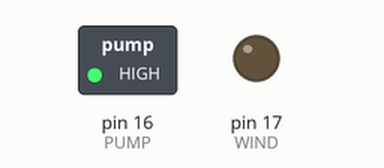
Simulated run of this sketch. Board: Arduino Uno, built with avr-gcc and run on an emulated ATmega328P. Shown: switched loads named in the sketch (green lamp = pin HIGH), output pins drawn as LEDs (lit = HIGH).

Above: at 0.5 s.
At 2.5 s:
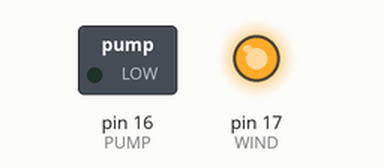
At 3.5 s:
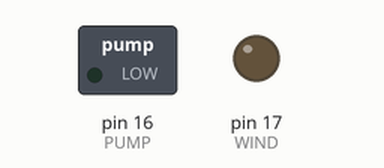
Timing chart, 0 to 5.2 s (numbered marks = the images above):
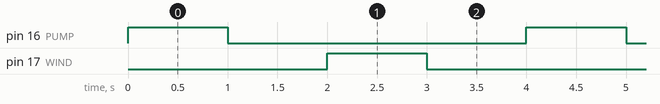

Measured:
- by itself, pin 16 (PUMP), pin 17 (WIND): alternates HIGH for 1.0 s and LOW for 3.0 s
- by itself, everything shown: repeats every 4.0 s, in 4 steps

The sketch:

MGR-2.ino
```cpp
// подключенные к реле насос и вентилятор
// реле подключено к GP16/GP17
#define PUMP 16
#define WIND 17

void setup() {
  // пины реле на выход
  pinMode(PUMP, OUTPUT);
  pinMode(WIND, OUTPUT);
}

void loop() {
  digitalWrite(PUMP, HIGH);
  delay(1000);
  digitalWrite(PUMP, LOW);
  delay(1000);
  digitalWrite(WIND, HIGH);
  delay(1000);
  digitalWrite(WIND, LOW);
  delay(1000);
}
```
